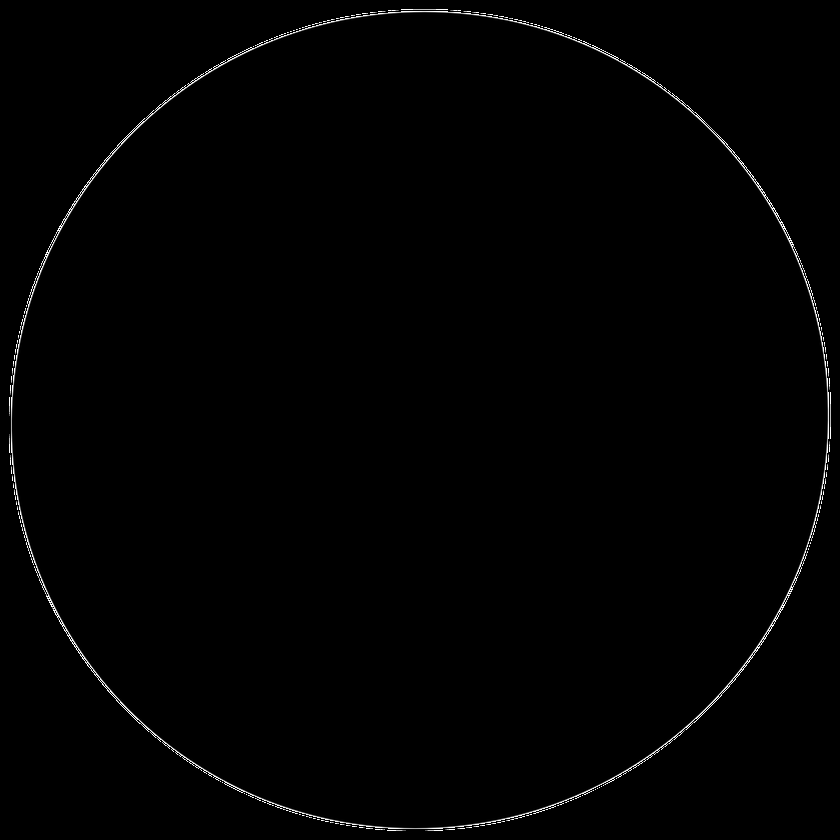
#> input picture dot.png, 840 x 840 px, shrunk from 3001 x 3001 before the run
$ python Generate.py
#> lines starting #> are read from the running program, lines starting #| are printed output that depends on the picture; after the words box and inside, x2 and y2 are one past the last pixel; in counts of white or black regions, pixels touching at a corner belong together
import random
import numpy as np
from cv2 import cv2
from PIL import Image
from datetime import datetime

def generate(data, n):

    rows, cols = data.shape

    dx = int(cols / n)
    # number of squares along Y axis
    ver = int(rows / dx)
    # number of squares along X axis
    hor = n

    empty = np.zeros((ver, hor), dtype=int)

    start_x = 0
    start_y = 0

    for r in range(ver):
        for c in range(hor):
            empty[r][c] =  int(np.sum(np.sum(data[start_y:start_y+dx, start_x:start_x+dx]))/(dx**2))
            start_x += dx
            if start_x >= cols:
                start_x = 0
        start_y += dx


    return empty

def revert(data, n, dna):

    rows, cols = data.shape
    dx = int(cols / n)

    empty = np.zeros((rows, cols))

    start_x = 0
    start_y = 0

    for row in dna:
        for val in row:
            empty[start_y:start_y+dx, start_x:start_x+dx] = val
            start_x += dx
            if start_x >= cols:
                start_x = 0
        start_y += dx
        if start_y >= rows:
            break

    return empty


# [84 lines left out: functions shuffle, revert2, generate2, not called in this run]

if __name__ == "__main__":
    n = 64
    img = cv2.imread('dot.png',0)
#> img is the input picture: shape (840, 840); min 0, max 255, mean 1.8
    #grayImage = cv2.cvtColor(img, cv2.COLOR_BGR2GRAY)

    (thresh, img) = cv2.threshold(img, 127, 255, cv2.THRESH_BINARY)
#> img: shape (840, 840); 0.7% white in thin lines or dots

    data = np.asarray(img)
    rows, cols = data.shape
#> rows = 840; cols = 840

    dx = int(cols / n)
#> dx = 13
    cols = n*dx
#> cols = 832
    m = int(rows / dx)
#> m = 64
    rows = m*dx
#> rows = 832

    data = data[0:rows, 0:cols]
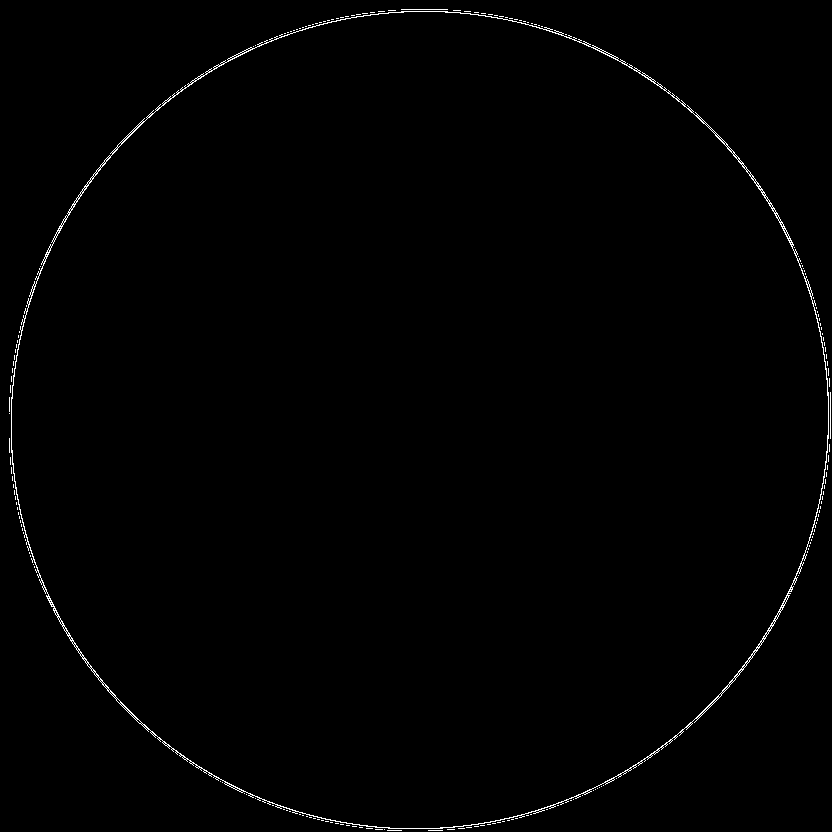
#> data: shape (832, 832); 0.71% white in thin lines or dots
    print(data.shape)
#| (832, 832)
    # cv2.imshow('',img)
    # cv2.waitKey(0)
    # cv2.destroyAllWindows()


    dna = generate(data, n)
#> after the loop in generate, `for r in range(ver):`:
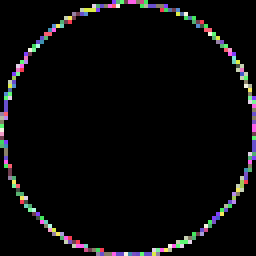
#> empty: shape (64, 64) int64 (shown 4 times larger); 36 distinct labels, from 0 to 55; one colour per label, 0 black
#> after the loop in generate, `for r in range(ver):`: start_x = 0; start_y = 832
    #dna = shuffle(dna)
    dna = revert(data, n, dna)
#> the loop in revert, `for row in dna:` made 64 passes
#> start_y on passes 1 to 12: 13, 26, 39, 52, 65, 78, 91, 104, 117, 130, 143, 156
#> after the loop in revert, `for row in dna:`:
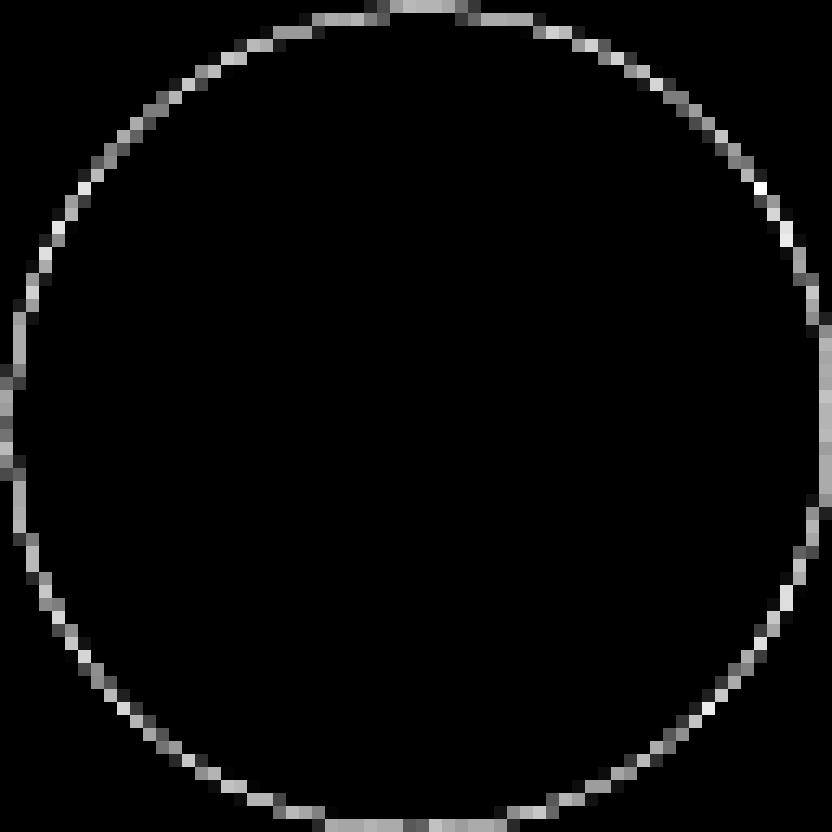
#> empty: shape (832, 832) float64; min 0, max 55, mean 1.8; drawn with min black and max white
#> after the loop in revert, `for row in dna:`: start_x = 0; start_y = 832
    img = Image.fromarray(dna)
#> img: PIL image 832x832 F
    img.show()

$ run again, with 123.jpg saved as dot.png
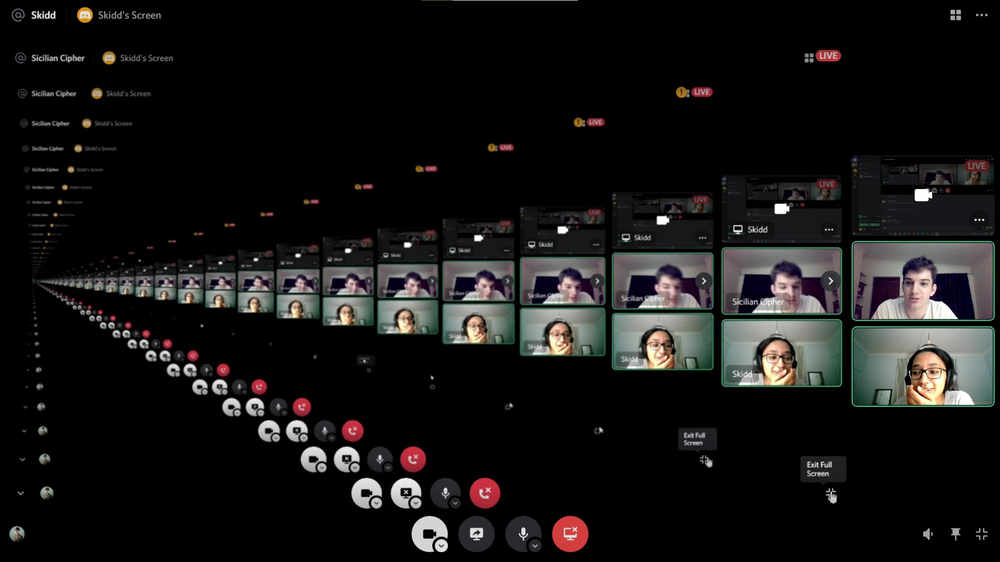
#> input picture 123.jpg, 1000 x 562 px, shrunk from 1920 x 1080 before the run
#> `(thresh, img) = cv2.threshold(img, 127, 255, cv2.THRESH_BINARY)`:
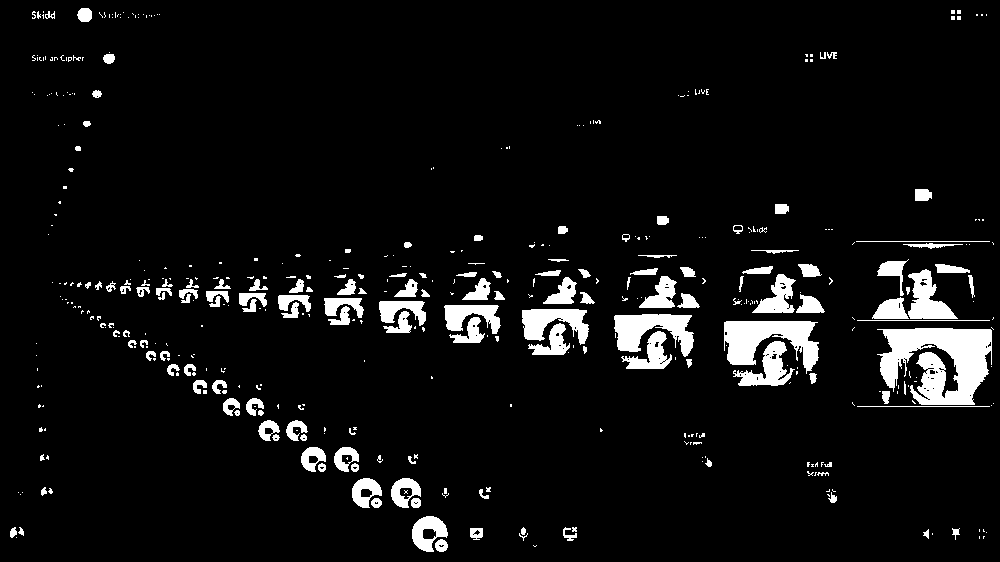
#> img: shape (562, 1000); 6.4% white; 454 white regions (308 under 20 px), largest, box (x1, y1, x2, y2) and area: (877, 328, 992, 405) 5775, (724, 321, 819, 374) 2811, (614, 314, 694, 357) 1970
#> data: shape (555, 960); 6.3% white; 433 white regions (288 under 20 px), largest, box (x1, y1, x2, y2) and area: (877, 328, 960, 405) 3893, (724, 321, 819, 374) 2811, (614, 314, 694, 357) 1970
#| (555, 960)
#> after the loop in generate, `for r in range(ver):`:
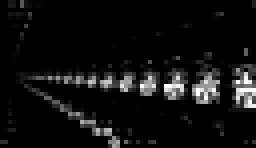
#> empty: shape (37, 64) int64 (shown 4 times larger); min 0, max 255, mean 16.1
#> after the loop in generate, `for r in range(ver):`: start_x = 0; start_y = 555
#> the loop in revert, `for row in dna:` made 37 passes
#> start_y on passes 1 to 8: 15, 30, 45, 60, 75, 90, 105, 120
#> after the loop in revert, `for row in dna:`: start_x = 0; start_y = 555
